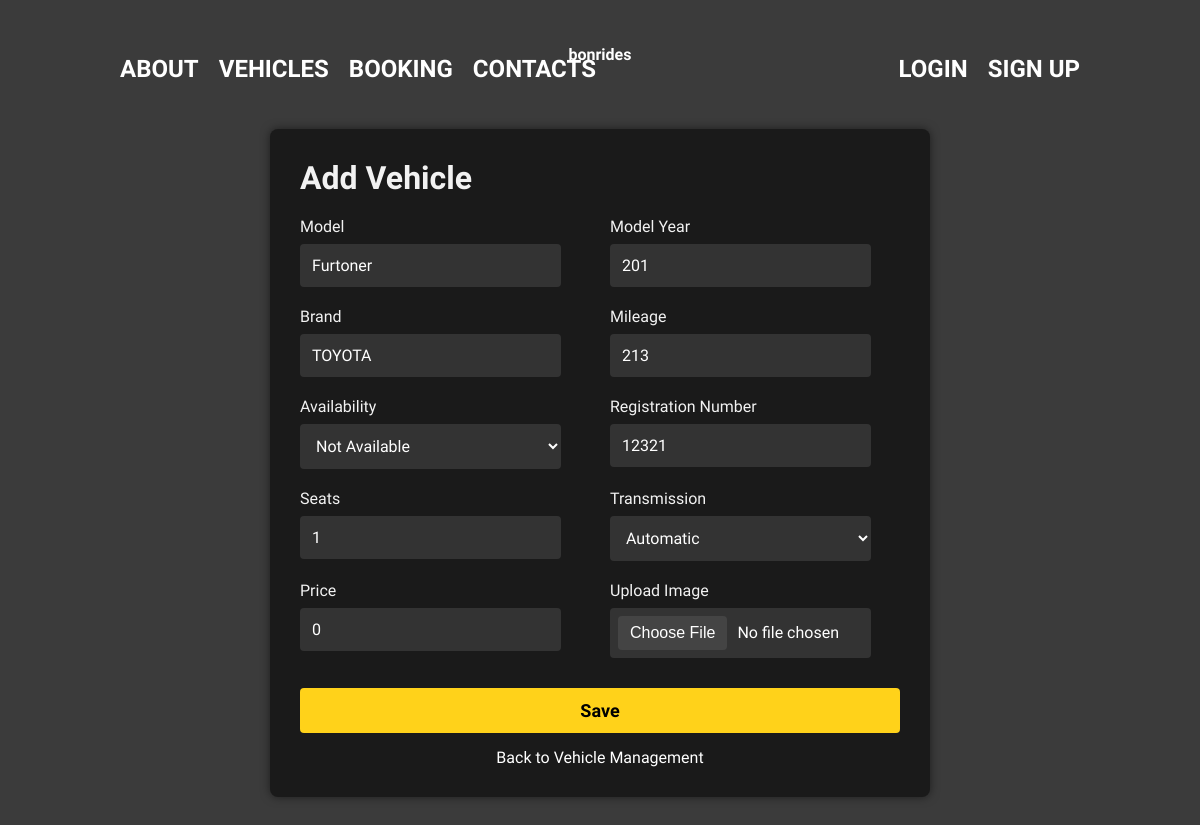
The page /vehicles/edit/2/ on the database its author committed.
### bonrides/models.py (models this page shows, shortened)
class Vehicle(models.Model):
    TRANSMISSION_CHOICES = [
        ('automatic', 'Automatic'),
        ('manual', 'Manual'),
    ]
    model = models.CharField(max_length=100)
    model_year = models.PositiveIntegerField()
    brand = models.CharField(max_length=100)
    mileage = models.PositiveIntegerField()
    availability = models.BooleanField(default=True)
    registration_number = models.CharField(max_length=50, unique=True)
    price = models.PositiveIntegerField(blank=True, default=0)
    image = models.ImageField(upload_to='vehicle_images/', blank=True, null=True)
    seats = models.PositiveIntegerField(default=1)
    transmission = models.CharField(max_length=10, choices=TRANSMISSION_CHOICES, default='manual')

### bonrides/views.py (the view)
# urls.py: path('vehicles/edit/<int:pk>/', views.edit_vehicle, name='edit_vehicle'),
def edit_vehicle(request, pk):
    vehicle = get_object_or_404(Vehicle, pk=pk)
    if request.method == 'POST':
        form = VehicleForm(request.POST, request.FILES, instance=vehicle)
        if form.is_valid():
            form.save()
            messages.success(request, 'Vehicle updated successfully!')
            return redirect('manage_vehicles')
    else:
        form = VehicleForm(instance=vehicle)
    return render(request, 'add_vehicle.html', {'form': form})

### bonrides/forms.py
class VehicleForm(forms.ModelForm):
    class Meta:
        model = Vehicle
        fields = ['model', 'model_year', 'brand', 'mileage', 'availability', 'registration_number', 'price', 'image', 'seats', 'transmission']

### bonrides/templates/add_vehicle.html (shortened to what this page needs)
{% load static %}
<!DOCTYPE html>
<html lang="en">
<head>
    <link rel="stylesheet" href="{% static 'css/add_vehicle.css' %}">
</head>
<body>
    <div class="navbar">
        <div class="nav-left">
            <ul>
                <li><a href="{% url 'about' %}">ABOUT</a></li>
                <li><a href="{% url 'vehicles' %}">VEHICLES</a></li>
                <li><a href="{% url 'booking' %}">BOOKING</a></li>
                <li><a href="{% url 'contacts' %}">CONTACTS</a></li>
            </ul>
        </div>
        <div class="logo">
            <a href="{% url 'homepage' %}" style="color: white; text-decoration: none;">bonrides</a>
        </div>
        <div class="nav-right">
            <ul class="nav_right">
                {% if user.is_authenticated %}
                    <li id="user-format" style="display: inline-block; font-weight: bold;  color: white; margin-right: 10px;">
                        Hello,
                        <a href="{% url 'edit_profile' %}" style="text-decoration: none; color: yellow;">{{ user.first_name|default:user.email }}</a>!
                    </li>
                    <li style="display: inline-block;"><a href="{% url 'logout' %}">LOGOUT</a></li>
                {% else %}
                    <li style="display: inline-block; margin-right: 10px;"><a href="{% url 'login' %}">LOGIN</a></li>
                    <li style="display: inline-block;"><a href="{% url 'register' %}">SIGN UP</a></li>
                {% endif %}
            </ul>
        </div>
    </div>
    <div class="container">
        <div class="form-container">
            <h1>Add Vehicle</h1>
            <form method="POST" enctype="multipart/form-data">
                <div class="form-group">
                    <div>
                        <label for="model">Model</label>
                        <input type="text" id="model" name="model" placeholder="Model" value="{{ form.model.value|default_if_none:'' }}" required>
                    </div>
                    <div>
                        <label for="model_year">Model Year</label>
                        <input type="text" id="model_year" name="model_year" placeholder="Model Year" value="{{ form.model_year.value|default_if_none:'' }}" required>
                    </div>
                </div>
                <div class="form-group">
                    <div>
                        <label for="brand">Brand</label>
                        <input type="text" id="brand" name="brand" placeholder="Brand" value="{{ form.brand.value|default_if_none:'' }}" required>
                    </div>
                    <div>
                        <label for="mileage">Mileage</label>
                        <input type="text" id="mileage" name="mileage" placeholder="Mileage" value="{{ form.mileage.value|default_if_none:'' }}" required>
                    </div>
                </div>
                <div class="form-group">
                    <div>
                        <label for="availability">Availability</label>
                        <select id="availability" name="availability">
                            <option value="False" {% if form.availability.value == False %}selected{% endif %}>Not Available</option>
                        </select>
                    </div>
                    <div>
                        <label for="registration_number">Registration Number</label>
                        <input type="text" id="registration_number" name="registration_number" placeholder="Registration Number" value="{{ form.registration_number.value|default_if_none:'' }}" required>
                    </div>
                </div>
                <div class="form-group">
                    <div>
                        <label for="seats">Seats</label>
                        <input type="text" id="seats" name="seats" placeholder="Number of Seats" value="{{ form.seats.value|default_if_none:'' }}" required>
                    </div>
                    <div>
                        <label for="transmission">Transmission</label>
                        <select id="transmission" name="transmission">
                            <option value="automatic" {% if form.transmission.value == 'Automatic' %}selected{% endif %}>Automatic</option>
                        </select>
                    </div>
                </div>
                <div class="form-group">
                    <div>
                        <label for="price">Price</label>
                        <input type="text" id="price" name="price" placeholder="Price" value="{{ form.price.value|default_if_none:'' }}" required>
                    </div>
                    <div>
                        <label for="image">Upload Image</label>
                        <input type="file" id="image" name="image">
                    </div>
                </div>
                <button type="submit">Save</button>
            </form>
            <a href="{% url 'manage_vehicles' %}">Back to Vehicle Management</a>
        </div>
    </div>
</body>
</html>

### static/css/add_vehicle.css (style rules this page uses)
body { font-family: 'Khand', sans-serif; margin: 0; padding: 0; background-color: #3b3b3b; color: #f2f2f2; }
.navbar { display: flex; justify-content: space-between; align-items: center; padding: 10px 20px; background-color: #3b3b3b; position: relative; }
.logo { position: absolute; left: 50%; transform: translateX(-50%); font-size: 48px; font-weight: bold; color: #ffffff; }
.nav-left { padding: 30px 0px 0px 90px; }
.nav-right { padding: 30px 90px 0px 0px; }
.nav-left ul, .nav-right ul { display: flex; list-style: none; margin: 0; padding: 0; font-size: 24px; }
.nav-left ul li, .nav-right ul li { margin: 0 10px; }
.nav-left ul li a, .nav-right ul li a { color: #ffffff; text-decoration: none; font-size: 24px; font-weight: bold; transition: color 0.3s ease; }
.container { justify-content: center; align-items: center; display: flex; min-height: 700px; padding: 20px; }
.form-container { background-color: #1a1a1a; padding: 30px; border-radius: 8px; box-shadow: 0 0 10px rgba(0, 0, 0, 0.5); width: 100%; max-width: 600px; }
.form-container h1 { margin: 0 0 20px 0; font-size: 32px; font-weight: 600; }
.form-group { display: flex; justify-content: space-between; margin-bottom: 20px; gap: 20px; }
.form-group > div { flex: 1; }
.form-group label { display: block; margin-bottom: 8px; font-size: 16px; font-weight: 500; }
.form-group input, .form-group select { width: 90%; padding: 12px; border: none; border-radius: 4px; background-color: #333; color: #fff; font-family: 'Khand', sans-serif; font-size: 16px; box-sizing: border-box; }
.form-group input[type="file"] { padding: 8px; }
.form-group select { width: 90%; cursor: pointer; }
button { width: 100%; padding: 12px; border: none; border-radius: 4px; background-color: #FFD21A; color: #000; cursor: pointer; font-family: 'Khand', sans-serif; font-size: 18px; font-weight: 600; margin-top: 10px; }
a { display: block; text-align: center; margin-top: 15px; color: #fff; text-decoration: none; font-size: 16px; }
input[type="file"] { background-color: #333; color: #fff; cursor: pointer; }
input::placeholder { color: #888; }

### rows shown on the page
Vehicle: model "Furtoner", brand "TOYOTA", registration_number "12321"
